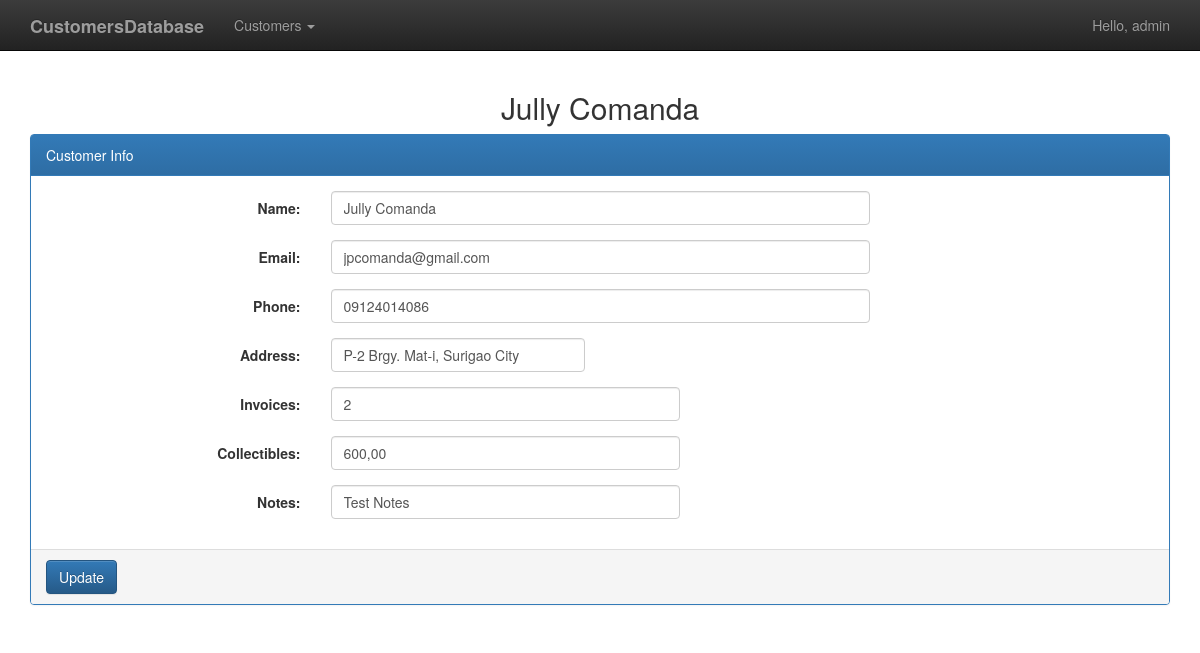
Before: /customer/10/ (signed in) with the older database file.
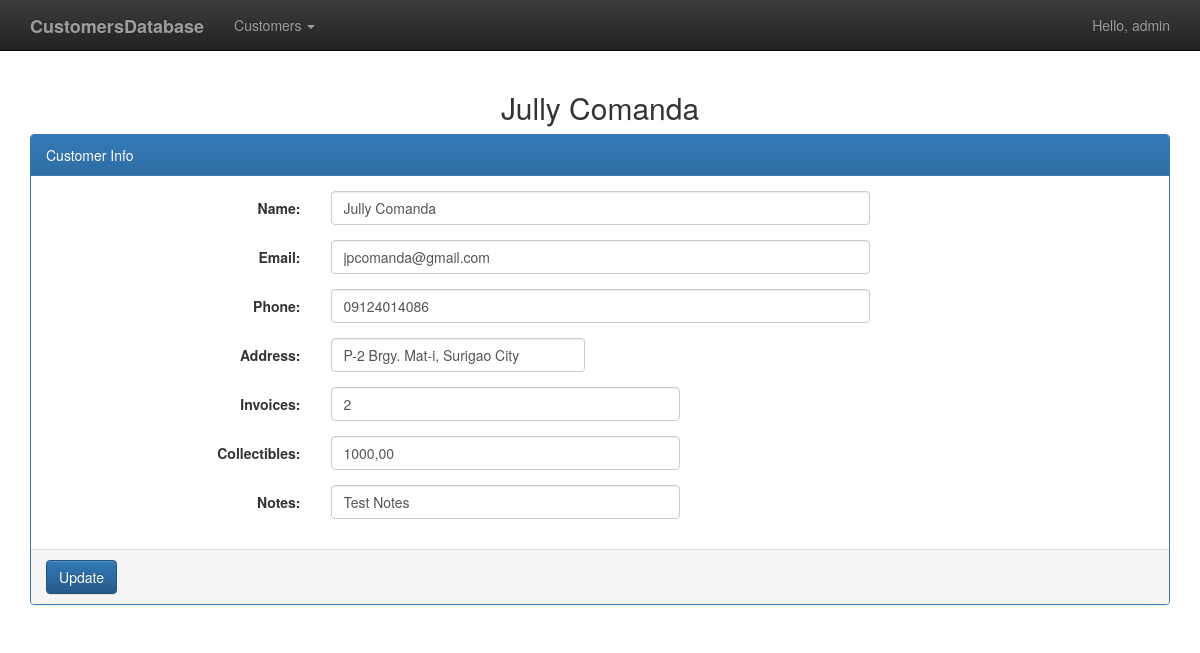
After: the same page with the newer database file.
### customers/models.py (models this page shows, shortened)
class Customer(models.Model):
    name = models.CharField(max_length=256)
    email = models.CharField(max_length=256, blank=True)
    phone = models.CharField(max_length=256, blank=True)
    address = models.CharField(max_length=256, blank=True)
    invoices = models.IntegerField()
    total_collectibles = models.DecimalField(decimal_places=2, max_digits=10)
    notes = models.CharField(max_length=500, blank=True)

### customers/views.py (the view)
# urls.py: path('customer/<int:customer_id>/', views.customer, name='customer'),
@login_required(login_url='login/')
def customer(request, customer_id):
    customer = get_object_or_404(Customer, pk=customer_id)
    context = {
        'title': "Customer info - %s" % customer.name,
        'customer': customer
    }
    return render(request, 'customer.html', context)

### customers/templates/customer.html (shortened to what this page needs)
{% extends 'base.html' %}
{% block content %}
{% if customer %}
<h2 class="text-center">{{ customer.name }}</h2>
<form method="POST" action="{% url 'update_customer' customer.id %}" name="customer" class="form-horizontal">
	<div class="panel panel-primary">
		<div class="panel-heading">Customer Info</div>
		<div class="panel-body">
			<div class="form-group">
				<label class="col-sm-3 control-label">Name:</label>
				<div class="col-sm-6">
					<input type="text" class="form-control" name="name" value="{{ customer.name }}" />
				</div>
			</div>
			<div class="form-group">
				<label class="col-sm-3 control-label">Email:</label>
				<div class="col-sm-6">
					<input type="text" class="form-control" name="email" value="{{ customer.email }}" />
				</div>
			</div>
			<div class="form-group">
				<label class="col-sm-3 control-label">Phone:</label>
				<div class="col-sm-6">
					<input type="text" class="form-control" name="phone" value="{{ customer.phone }}" />
				</div>
			</div>
			<div class="form-group">
				<label class="col-sm-3 control-label">Address:</label>
				<div class="col-sm-3">
					<input type="text" class="form-control" name="address" value="{{ customer.address }}" />
				</div>
			</div>
			<div class="form-group">
				<label class="col-sm-3 control-label">Invoices:</label>
				<div class="col-sm-4">
					<input type="text" class="form-control" name="invoices" value="{{ customer.invoices }}" />
				</div>
			</div>
			<div class="form-group">
				<label class="col-sm-3 control-label">Collectibles:</label>
				<div class="col-sm-4">
					<input type="text" class="form-control" name="total_collectibles" value="{{ customer.total_collectibles }}" />
				</div>
			</div>
			<div class="form-group">
				<label class="col-sm-3 control-label">Notes:</label>
				<div class="col-sm-4">
					<input type="text" class="form-control" name="notes" value="{{ customer.notes }}" />
				</div>
			</div>
		</div>
		<div class="panel-footer">
			<input type="submit" value="Update" class="btn btn-primary">
		</div>
	</div>
</form>
{% endif %}
{% endblock %}

Changed rows visible on the page:
changed Customer "Jully Comanda": total_collectibles "600,00" → "1000,00"
